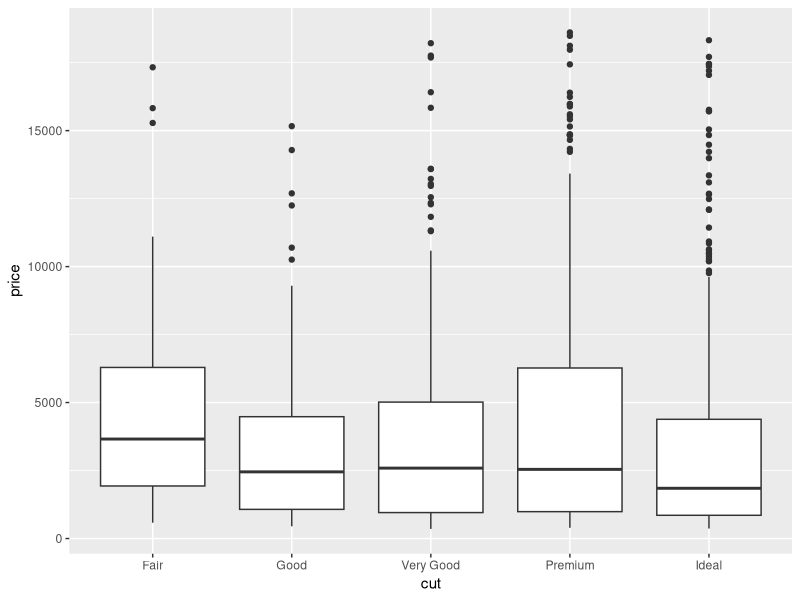
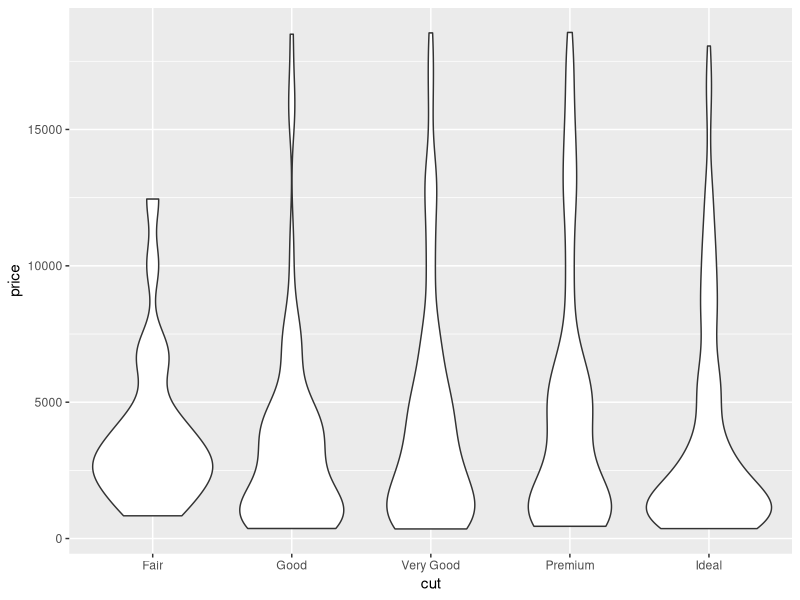

Generate these figures, in order, with R:
library(ggplot2)
library(dplyr)

# diamonds dataset is included in ggplot2 package
glimpse(diamonds)

# Boxplot is a graphical representation of the distribution of a dataset.
# It is a standardized way of displaying the distribution of data based on a five-number summary:
# -- minimum, first quartile, median, third quartile, and maximum.
# -- It is also known as a box-and-whisker plot.
ggplot(diamonds %>% sample_n(1000),
       aes(x=cut, y=price)) +
  geom_boxplot()

## violin plot
# A violin plot is similar to a box plot, but it also shows the probability density of the data at different values.
# -- It is a combination of a box plot and a kernel density plot.
ggplot(diamonds %>% sample_n(1000),
       aes(x=cut, y=price)) +
  geom_violin()
